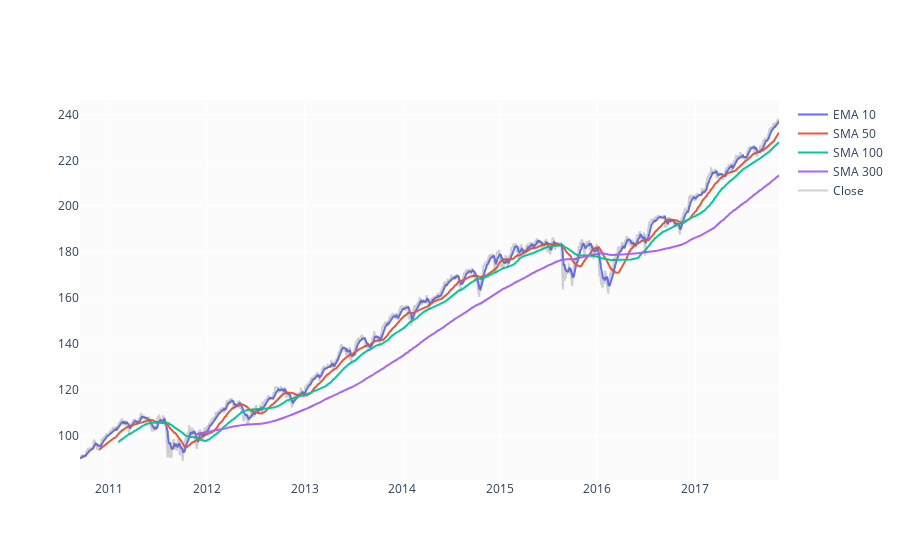

Notebook cell for this chart:
### Code cell
fig = go.Figure()
fig.add_trace(go.Scatter(x=df.Date, y=df.EMA_10, name='EMA 10'))
fig.add_trace(go.Scatter(x=df.Date, y=df.SMA_50, name='SMA 50'))
fig.add_trace(go.Scatter(x=df.Date, y=df.SMA_100, name='SMA 100'))
fig.add_trace(go.Scatter(x=df.Date, y=df.SMA_300, name='SMA 300'))
fig.add_trace(go.Scatter(x=df.Date, y=df.Close, name='Close', line_color='dimgray', opacity=0.3))
fig.show()

### Figure 1 — Plotly figure (JSON) as saved in the notebook; plotly's stock layout.template omitted (floating-point values rounded to 4 significant figures; data arrays with more than 128 entries replaced by an {"elided": "..."} marker saying what was removed)
{"data": [{"name": "EMA 10", "type": "scatter", "x": {"elided": "1804 str values"}, "y": {"elided": "1804 float values"}}, {"name": "SMA 50", "type": "scatter", "x": {"elided": "1804 str values"}, "y": {"elided": "1804 float values"}}, {"name": "SMA 100", "type": "scatter", "x": {"elided": "1804 str values"}, "y": {"elided": "1804 float values"}}, {"name": "SMA 300", "type": "scatter", "x": {"elided": "1804 str values"}, "y": {"elided": "1804 float values"}}, {"line": {"color": "dimgray"}, "name": "Close", "opacity": 0.3, "type": "scatter", "x": {"elided": "1804 str values"}, "y": {"elided": "1804 float values"}}], "layout": {}}
